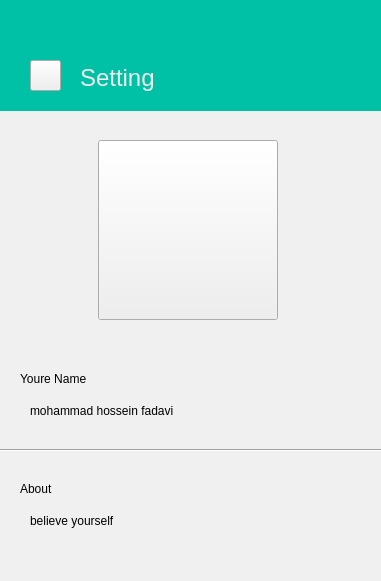
   <widget class="QFrame" name="setting_FRM">
    <property name="geometry">
     <rect>
      <x>100</x>
      <y>600</y>
      <width>381</width>
      <height>581</height>
     </rect>
    </property>
    <property name="frameShape">
     <enum>QFrame::StyledPanel</enum>
    </property>
    <property name="frameShadow">
     <enum>QFrame::Raised</enum>
    </property>
    <widget class="QLabel" name="bk_sett_LBL">
     <property name="geometry">
      <rect>
       <x>0</x>
       <y>0</y>
       <width>381</width>
       <height>1300</height>
      </rect>
     </property>
     <property name="styleSheet">
      <string notr="true">background-color: rgb(240, 240, 240);</string>
     </property>
     <property name="text">
      <string/>
     </property>
    </widget>
    <widget class="QPushButton" name="menu_bk_BTN">
     <property name="geometry">
      <rect>
       <x>30</x>
       <y>60</y>
       <width>31</width>
       <height>31</height>
      </rect>
     </property>
     <property name="cursor">
      <cursorShape>PointingHandCursor</cursorShape>
     </property>
     <property name="styleSheet">
      <string notr="true">pushButton&gt;setStyleSheet(&quot;QPushButton{background:transparent;}&quot;);</string>
     </property>
     <property name="text">
      <string/>
     </property>
     <property name="icon">
      <iconset>
       <normaloff>../../icons/menu (copy).png</normaloff>../../icons/menu (copy).png</iconset>
     </property>
     <property name="iconSize">
      <size>
       <width>25</width>
       <height>25</height>
      </size>
     </property>
     <property name="flat">
      <bool>false</bool>
     </property>
    </widget>
    <widget class="QLabel" name="label_4">
     <property name="geometry">
      <rect>
       <x>0</x>
       <y>0</y>
       <width>382</width>
       <height>111</height>
      </rect>
     </property>
     <property name="styleSheet">
      <string notr="true">background-color: rgb(0, 193, 165);</string>
     </property>
     <property name="text">
      <string/>
     </property>
    </widget>
    <widget class="QLabel" name="label_5">
     <property name="geometry">
      <rect>
       <x>80</x>
       <y>58</y>
       <width>121</width>
       <height>41</height>
      </rect>
     </property>
     <property name="text">
      <string>&lt;html&gt;&lt;head/&gt;&lt;body&gt;&lt;p&gt;&lt;span style=&quot; font-size:18pt; color:#eeeeec;&quot;&gt;Setting&lt;/span&gt;&lt;/p&gt;&lt;/body&gt;&lt;/html&gt;</string>
     </property>
    </widget>
    <widget class="QPushButton" name="profile_LBL">
     <property name="geometry">
      <rect>
       <x>98</x>
       <y>140</y>
       <width>180</width>
       <height>180</height>
      </rect>
     </property>
     <property name="cursor">
      <cursorShape>PointingHandCursor</cursorShape>
     </property>
     <property name="text">
      <string/>
     </property>
     <property name="iconSize">
      <size>
       <width>179</width>
       <height>179</height>
      </size>
     </property>
    </widget>
    <widget class="QLabel" name="label">
     <property name="geometry">
      <rect>
       <x>-20</x>
       <y>350</y>
       <width>451</width>
       <height>191</height>
      </rect>
     </property>
     <property name="text">
      <string/>
     </property>
    </widget>
    <widget class="QLabel" name="label_10">
     <property name="geometry">
      <rect>
       <x>20</x>
       <y>370</y>
       <width>121</width>
       <height>17</height>
      </rect>
     </property>
     <property name="text">
      <string>Youre Name</string>
     </property>
    </widget>
    <widget class="QLabel" name="label_11">
     <property name="geometry">
      <rect>
       <x>30</x>
       <y>390</y>
       <width>341</width>
       <height>41</height>
      </rect>
     </property>
     <property name="text">
      <string>mohammad hossein fadavi</string>
     </property>
    </widget>
    <widget class="QLabel" name="label_12">
     <property name="geometry">
      <rect>
       <x>30</x>
       <y>500</y>
       <width>341</width>
       <height>41</height>
      </rect>
     </property>
     <property name="text">
      <string>believe yourself</string>
     </property>
    </widget>
    <widget class="QLabel" name="label_13">
     <property name="geometry">
      <rect>
       <x>20</x>
       <y>480</y>
       <width>121</width>
       <height>17</height>
      </rect>
     </property>
     <property name="text">
      <string>About</string>
     </property>
    </widget>
    <widget class="Line" name="line">
     <property name="geometry">
      <rect>
       <x>-33</x>
       <y>440</y>
       <width>471</width>
       <height>20</height>
      </rect>
     </property>
     <property name="lineWidth">
      <number>1</number>
     </property>
     <property name="orientation">
      <enum>Qt::Horizontal</enum>
     </property>
    </widget>
    <zorder>bk_sett_LBL</zorder>
    <zorder>label_4</zorder>
    <zorder>menu_bk_BTN</zorder>
    <zorder>label_5</zorder>
    <zorder>profile_LBL</zorder>
    <zorder>label</zorder>
    <zorder>label_10</zorder>
    <zorder>label_11</zorder>
    <zorder>label_12</zorder>
    <zorder>label_13</zorder>
    <zorder>line</zorder>
   </widget>
